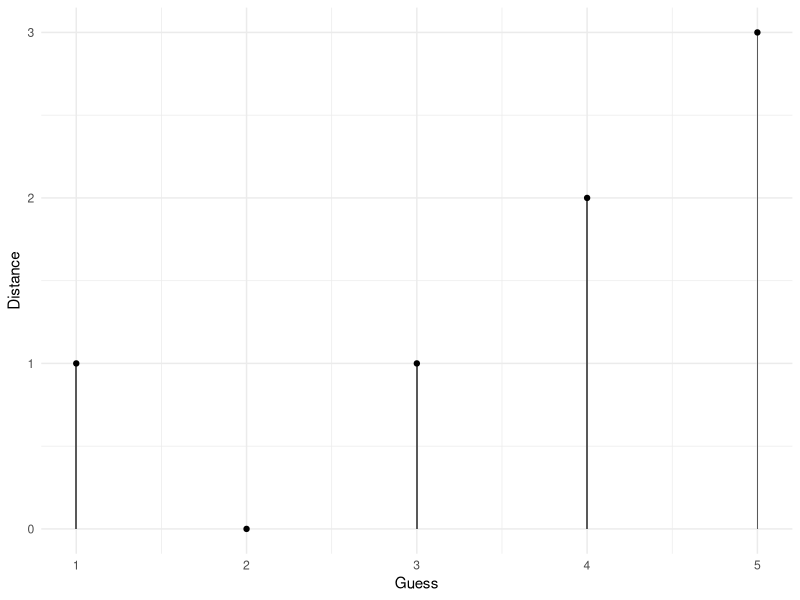
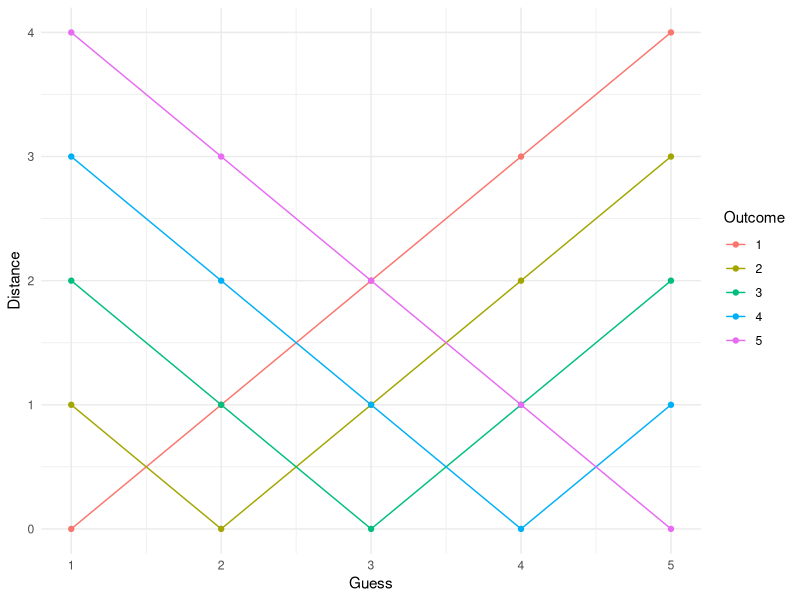
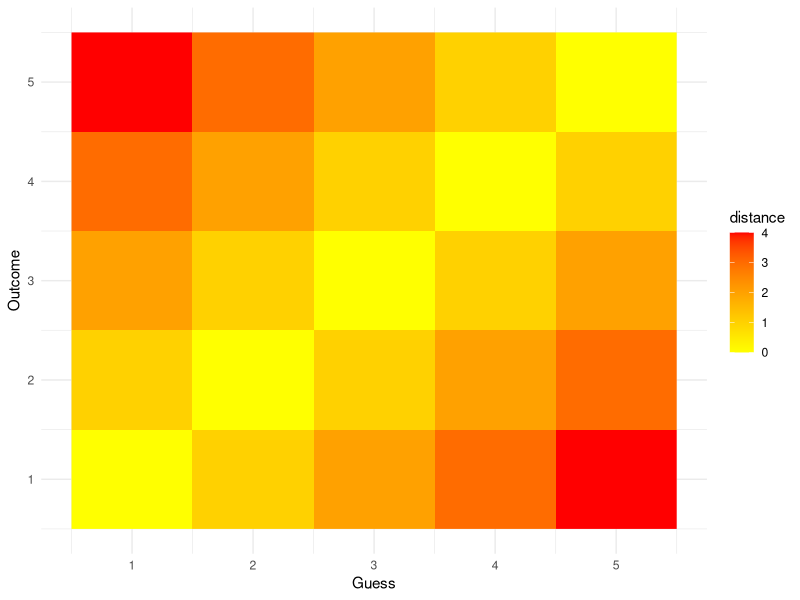
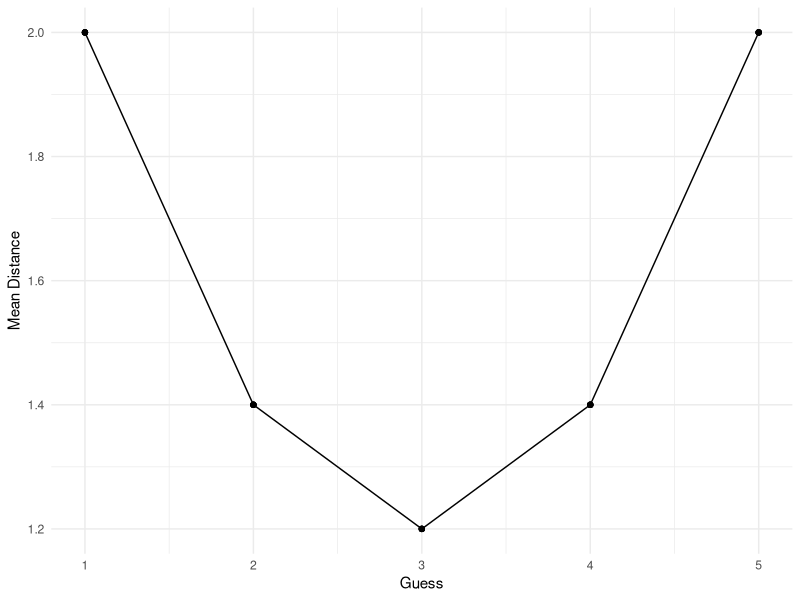

The R script that drew these images, in order:
## ---- chunk 1
# load useful packages to wrangle and plot data
library(tidyverse)

# set the value of y
y <- 2

# create a table with guesses and distances
tibble(guess = 1:5, distance = abs(y - guess)) %>% 
# create the plot
  ggplot(aes(x = guess, distance)) +
# create a column geom with a "thin" width
  geom_col(width = .01) +
# create points atop the columns
  geom_point() +
# add a minimal theme
  theme_minimal() +
# add some labels
  labs(x = 'Guess', y = 'Distance')
## ---- chunk 2
# create a table that features every combination of guess and outcome
expand_grid(guess = 1:5, outcome = 1:5) %>% 
# compute the distance for each pair of guess and outcome
  mutate(distance = abs(outcome - guess)) %>%
# create the plot
  ggplot(aes(x = guess, distance, color = factor(outcome))) +
# create lines
  geom_line() +
# create points 
  geom_point() +
# add a minimal theme
  theme_minimal() +
# add some labels
  labs(x = 'Guess', y = 'Distance', color = 'Outcome')
## ---- chunk 3
# create a table that features every combination of guess and outcome
expand_grid(guess = 1:5, outcome = 1:5) %>% 
# compute the distance for each pair of guess and outcome
  mutate(distance = abs(outcome - guess)) %>%
# create the plot
  ggplot(aes(x = guess, outcome, fill = distance)) +
# create a raster  
  geom_raster() +
# add a minimal theme
  theme_minimal() +
# add some labels
  labs(x = 'Guess', y = 'Outcome', color = 'Distance') +
# make the colors a yellow to red gradient 
  scale_fill_gradient(low = 'yellow', high = 'red')
## ---- chunk 4
# create a table that features every combination of guess and outcome
expand_grid(guess = 1:5, outcome = 1:5) %>% 
# compute the distance for each pair of guess and outcome
  mutate(distance = abs(outcome - guess)) %>%
# group by each guess
  group_by(guess) %>%
# compute the mean distance for each guess
  mutate(mean_distance = mean(distance)) %>%
# create the plot
  ggplot(aes(x = guess, mean_distance)) +
# create lines
  geom_line() +
# create points 
  geom_point() +
# add a minimal theme
  theme_minimal() +
# add some labels
  labs(x = 'Guess', y = 'Mean Distance')
